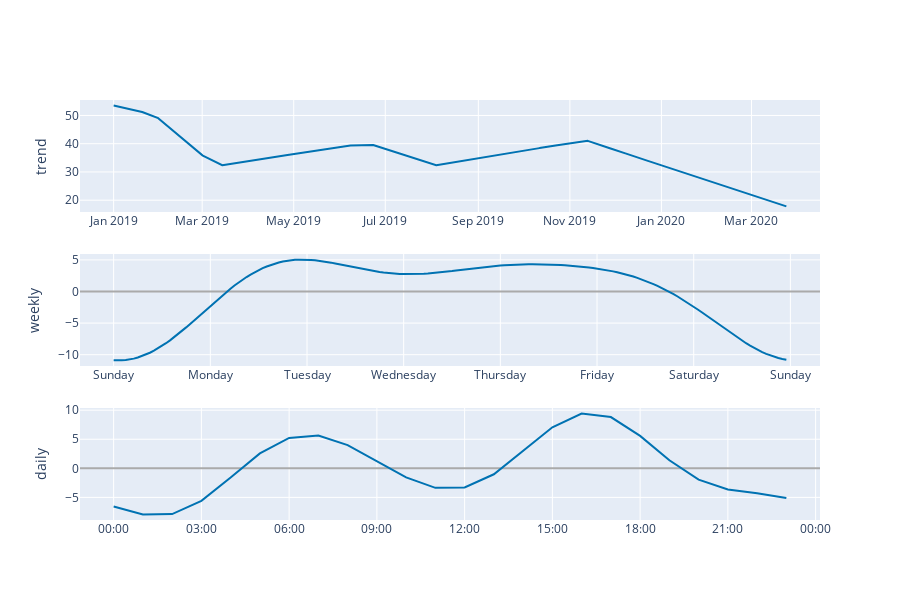

The notebook cell saved with this chart:
### Code cell
# components
plot_components_plotly(m, forecast)

### Figure 1 — Plotly figure (JSON) as saved in the notebook; plotly's stock layout.template omitted (floating-point values rounded to 4 significant figures; data arrays with more than 128 entries replaced by an {"elided": "..."} marker saying what was removed)
{"data": [{"line": {"color": "#0072B2", "width": 2}, "mode": "lines", "name": "trend", "type": "scatter", "x": {"elided": "10759 str values"}, "xaxis": "x", "y": {"elided": "10759 float values"}, "yaxis": "y"}, {"line": {"color": "#0072B2", "width": 2}, "mode": "lines", "name": "weekly", "type": "scatter", "x": {"elided": "168 str values"}, "xaxis": "x2", "y": {"elided": "168 float values"}, "yaxis": "y2"}, {"line": {"color": "#0072B2", "width": 2}, "mode": "lines", "name": "daily", "type": "scatter", "x": ["2017-01-01T00:00:00", "2017-01-01T01:00:00", "2017-01-01T02:00:00", "2017-01-01T03:00:00", "2017-01-01T04:00:00", "2017-01-01T05:00:00", "2017-01-01T06:00:00", "2017-01-01T07:00:00", "2017-01-01T08:00:00", "2017-01-01T09:00:00", "2017-01-01T10:00:00", "2017-01-01T11:00:00", "2017-01-01T12:00:00", "2017-01-01T13:00:00", "2017-01-01T14:00:00", "2017-01-01T15:00:00", "2017-01-01T16:00:00", "2017-01-01T17:00:00", "2017-01-01T18:00:00", "2017-01-01T19:00:00", "2017-01-01T20:00:00", "2017-01-01T21:00:00", "2017-01-01T22:00:00", "2017-01-01T23:00:00"], "xaxis": "x3", "y": [-6.558, -7.928, -7.87, -5.586, -1.59, 2.558, 5.229, 5.623, 3.986, 1.223, -1.571, -3.362, -3.301, -1.024, 2.936, 7.053, 9.411, 8.811, 5.582, 1.383, -1.948, -3.64, -4.305, -5.111], "yaxis": "y3"}], "layout": {"height": 600, "showlegend": false, "width": 900, "xaxis": {"anchor": "y", "domain": [0, 1], "range": ["2018-12-09T14:06:00", "2020-04-15T15:54:00"], "type": "date"}, "xaxis2": {"anchor": "y2", "domain": [0, 1], "range": ["2016-12-31T15:39:00", "2017-01-08T07:21:00"], "tickformat": "%A", "type": "date"}, "xaxis3": {"anchor": "y3", "domain": [0, 1], "range": ["2016-12-31T22:51:00", "2017-01-02T00:09:00"], "tickformat": "%H:%M", "type": "date"}, "yaxis": {"anchor": "x", "domain": [0.7333, 1], "rangemode": "normal", "title": {"text": "trend"}, "zerolinecolor": "#AAA"}, "yaxis2": {"anchor": "x2", "domain": [0.3667, 0.6333], "title": {"text": "weekly"}, "zerolinecolor": "#AAA"}, "yaxis3": {"anchor": "x3", "domain": [0, 0.2667], "title": {"text": "daily"}, "zerolinecolor": "#AAA"}}}
